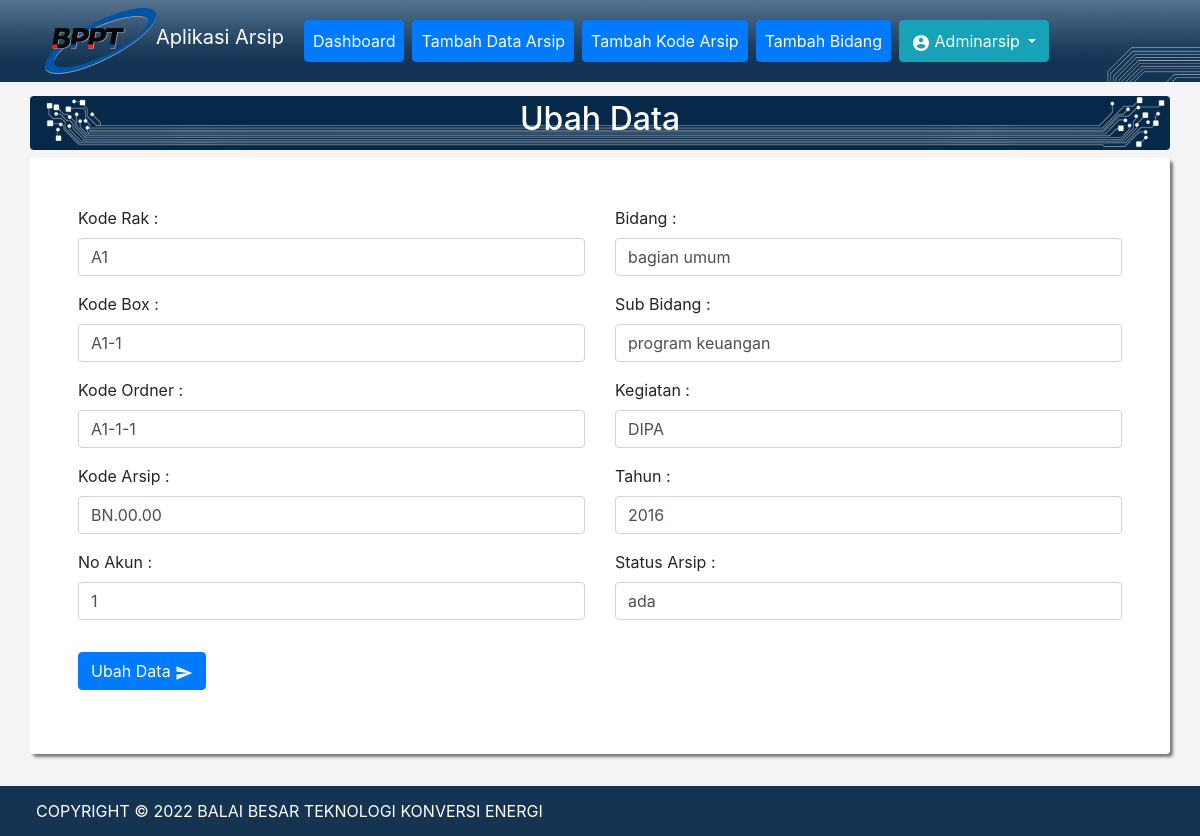
The app's page /ubah.php?id=112 (signed in) with its own data.
### tables this page shows
CREATE TABLE `arsip_dokumen` (
  `id_arsip_dokumen` int(11) NOT NULL,
  `kode_rak` varchar(30) NOT NULL,
  `kode_box` varchar(30) NOT NULL,
  `kode_ordner` varchar(30) NOT NULL,
  `kode_arsip` varchar(200) NOT NULL,
  `no_akun` varchar(30) NOT NULL,
  `bidang` varchar(250) NOT NULL,
  `sub_bidang` varchar(200) NOT NULL,
  `kegiatan` varchar(200) NOT NULL,
  `tahun` int(4) NOT NULL,
  `status_arsip` varchar(50) NOT NULL
);

### functions.php (called while the page is built, shortened)
<?php
$koneksi = mysqli_connect("localhost", "root", "" , "arsip_b2tke") or die;
function query($query){
	global $koneksi;
	$result = mysqli_query($koneksi, $query);
	$rows = [];
	while ($row = mysqli_fetch_assoc($result)) {
		$rows[] = $row;
	}
	return $rows;
}
 ?>

### ubah.php (the view, shortened to what this page needs)
<?php
require 'functions.php';
$id = $_GET['id'];
$isi = query("SELECT * FROM arsip_dokumen WHERE id_arsip_dokumen = $id")[0];
 ?>
<!doctype html>
<html lang="en">
  <head>
    <link rel="stylesheet" href="vendor/bootstrap.min.css">
	<link rel="stylesheet" href="vendor/style.css">
  </head>
  <body class="bg">
  <?php include 'include/navbar.php'; ?>
	<section id="ubah_data" class="ubah_data">
		<div class="container">
			<div class="row mb-2">
				<div class="col text-white p-1 rounded bg-supergraphicss text-center">
					<h2>Ubah Data</h2>
				</div>
			</div>
			<div class="row">
				<div class="col bg-white rounded p-5 mb-2 shadow-box">
					<form action="" method="POST">
						<div class="row">
							<div class="col">
								<div class="form-group">
									<label for="kode_rak">Kode Rak : </label>
									<input type="text" name="kode_rak" class="form-control" required value="<?= $isi['kode_rak']; ?>">
								</div>
								<div class="form-group">
									<label for="kode_box">Kode Box : </label>
									<input type="text" name="kode_box" class="form-control" required value="<?= $isi['kode_box']; ?>">
								</div>
								<div class="form-group">
									<label for="kode_ordner">Kode Ordner : </label>
									<input type="text" name="kode_ordner" class="form-control" required value="<?= $isi['kode_ordner']; ?>">
								</div>
								<div class="form-group">
									<label for="kode_arsip">Kode Arsip : </label>
									<input type="text" id="kode_arsip" name="kode_arsip" class="form-control" required value="<?= $isi['kode_arsip']; ?>">
								</div>
								<div class="form-group">
									<label for="no_akun">No Akun : </label>
									<input type="number" name="no_akun" class="form-control" required value="<?= $isi['no_akun']; ?>" autocomplete="onSelect">
								</div>
							</div>
							<div class="col">
								<div class="form-group">
									<label for="bidang">Bidang : </label>
				            	   	<input type="text" id="bidang" name="bidang" class="form-control" required value="<?= $isi['bidang']; ?>">
								</div>
								<div class="form-group">
									<label for="sub_bidang">Sub Bidang : </label>
				            	   	<input type="text" id="sub_bidang" name="sub_bidang" class="form-control" required value="<?= $isi['sub_bidang']; ?>">
								</div>
								<div class="form-group">
									<label for="kegiatan">Kegiatan : </label>
					                <input type="text" id="kegiatan" name="kegiatan" class="form-control" required value="<?= $isi['kegiatan']; ?>">
								</div>
								<div class="form-group">
									<label for="tahun">Tahun : </label>
					                <input type="number" min="2000" max="9999" id="tahun" name="tahun" class="form-control" required value="<?= $isi['tahun']; ?>">
								</div>
								<div class="form-group">
									<label for="status_arsip">Status Arsip : </label>
					                <input type="text" id="status_arsip" name="status_arsip" class="form-control" required value="<?= $isi['status_arsip']; ?>">
								</div>
							</div>
						</div>
						<div class="form-group">
							<button type="submit" class="btn btn-primary mt-3" name="submit">Ubah Data
							<img src="img/baseline_send_white_18dp.png"></button>
						</div>
					</form>
				</div>
			</div>
		</div>
	</section>
	<div class="footer">
        COPYRIGHT &copy; <?= date('Y'); ?> BALAI BESAR TEKNOLOGI KONVERSI ENERGI
   	 </div>
  </body>
</html>

### records on screen
arsip_dokumen: kode_rak "A1", kode_box "A1-1", kode_ordner "A1-1-1", kode_arsip "BN.00.00", no_akun "1", bidang "bagian umum", sub_bidang "program keuangan", kegiatan "DIPA", tahun "2016", status_arsip "ada"

### other values on screen
$_SESSION["nama"] "Adminarsip"
